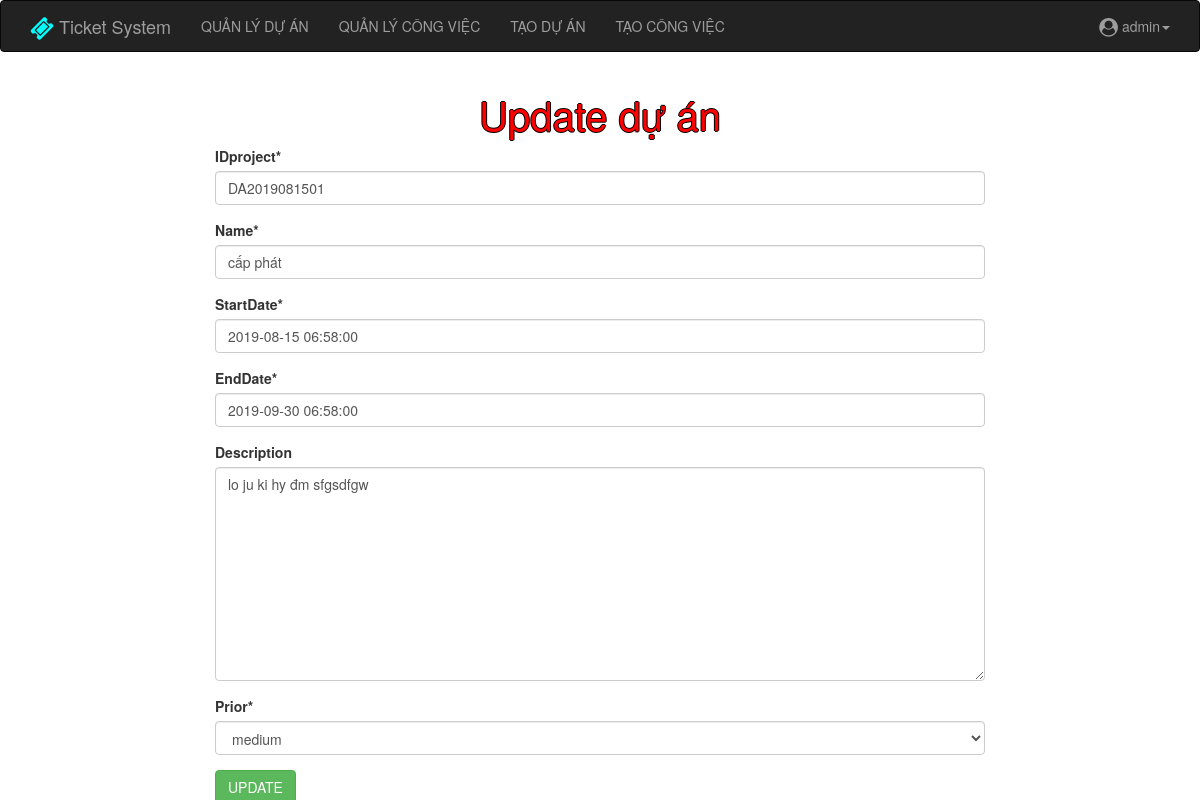
/edit_project/1/ (signed in), run on the app's committed database.
### project/models.py (models this page shows, shortened)
class Project(models.Model):
    IDproject = models.CharField(max_length=100, unique=True)
    name = models.CharField(max_length=200)
    startDate = models.DateTimeField(auto_now=False, auto_now_add=False)
    endDate = models.DateTimeField(auto_now=False, auto_now_add=False)
    createdby = models.ForeignKey(User, on_delete=models.CASCADE, related_name='createdby')
    description = models.TextField(blank=True)
    prior = models.CharField(max_length=50, choices=prior_choices, default='medium')
    participants = models.ForeignKey(Group,on_delete=models.CASCADE,
                                     related_name='participants',null=True, blank=True)

### project/views.py (the view)
# urls.py: path('edit_project/<int:pk>/', views.Project_UpdateView.as_view(), name='edit_pro'),
@method_decorator(login_required, name='dispatch')
class Project_UpdateView(UpdateView):
    model = Project
    fields = ['IDproject', 'name', 'startDate',
              'endDate', 'description', 'prior', ]
    template_name = 'edit_project.htm'
    success_url = reverse_lazy('project_list')
    def dispatch(self, request, *args, **kwargs):
        if not request.user.is_superuser:
            return render(request,'end.htm')
        return super().dispatch(request, *args, **kwargs)

### project/templates/edit_project.htm (shortened to what this page needs)
{% extends "base.htm" %}
{%  load crispy_forms_tags %}
{% block content %}
<div class="row">
    <h1>Update dự án</h1>
    <div class="col-sm-2"></div>
    <div class="col-sm-8">
        <form method="post">
            {{form|crispy}}
            <button type="submit" class="btn btn-success"> UPDATE</button>
        </form>
    </div>
    <div class="col-sm-2"></div>
</div>
{% endblock content %}

### project/templates/base.htm (shortened to what this page needs)
<!DOCTYPE html>
<html lang="en">
<head>
  <link rel="stylesheet" href="https://maxcdn.bootstrapcdn.com/font-awesome/4.7.0/css/font-awesome.min.css">
  <link rel="stylesheet" href="https://maxcdn.bootstrapcdn.com/font-awesome/4.7.0/css/font-awesome.min.css">
  <link rel="stylesheet" type="text/css"
    href="https://cdnjs.cloudflare.com/ajax/libs/bootstrap-datetimepicker/4.17.43/css/bootstrap-datetimepicker.min.css">
  <link rel="stylesheet" type="text/css"
    href="https://cdnjs.cloudflare.com/ajax/libs/bootstrap-datetimepicker/4.17.43/css/bootstrap-datetimepicker-standalone.css">
  <link rel="stylesheet" href="https://maxcdn.bootstrapcdn.com/bootstrap/3.3.5/css/bootstrap.min.css">
  <link rel="stylesheet" href="https://unpkg.com/multiple-select@1.3.1/dist/multiple-select.min.css">
  <link rel="stylesheet" href="//code.jquery.com/ui/1.12.1/themes/base/jquery-ui.css">
  <link rel="stylesheet" href="https://cdn.datatables.net/1.10.19/css/jquery.dataTables.min.css">
  <link rel="stylesheet" href="https://cdn.datatables.net/buttons/1.5.6/css/buttons.dataTables.min.css">
  <link rel="stylesheet" href="https://cdnjs.cloudflare.com/ajax/libs/ion-rangeslider/2.3.0/css/ion.rangeSlider.min.css">
  <link rel="stylesheet" href="https://cdnjs.cloudflare.com/ajax/libs/Chart.js/2.8.0/Chart.css"
 />
</head>
<body>
  <div class="head">
    <nav class="navbar navbar-inverse">
      <div class="container">
        <div class="navbar-header">
          <a class="navbar-brand" href="{% url 'home' %}"><span class="fa fa-ticket fa-lg" aria-hidden="true"></span> Ticket System</a>
        </div>
        <ul class="nav navbar-nav" id="menu">
          <li class="#"><a href="{% url 'project_list'%}">QUẢN LÝ DỰ ÁN</a></li>
          <li class="#"><a href="{% url 'task_list_admin' %}">QUẢN LÝ CÔNG VIỆC</a></li>
          <li><a href="{% url 'addproject'%}">TẠO DỰ ÁN</a></li>
          <li><a href="{% url 'add_task' %}">TẠO CÔNG VIỆC</a></li>
        </ul>
        {% if user.is_authenticated %}
        <ul class="nav navbar-nav navbar-right">
          <li class="dropdown"><a class="dropdown-toggle" data-toggle="dropdown" href="#"><span class="fa fa-user-circle fa-lg"></span>  {{user}}<span
                class="caret"></span></a>
              {% else %}
              <li><a href="{% url 'login'%}"><span class="glyphicon glyphicon-log-in"></span> Login</a></li>
              {% endif %}
          </li>
        </ul>
      </div>
    </nav>
  </div>
  <div class="container-fluid">
    <div>
      {% block content %}
      {% endblock %}
    </div>
  </div>
</body>
</html>

### project/templates/base.htm (style rules this page uses)
.nav { list-style-type: none; text-align: center; }
.fa-ticket { color: aqua; }

### project/templates/edit_project.htm (style rules this page uses)
h1 { text-align: center; color: red; font-size: 40px; text-shadow: -1px 0 black, 0 1px black, 1px 0 black, 0 -1px black; }

### data on the page
Project: IDproject "DA2019081501", name "cấp phát", startDate "2019-08-15 06:58:00", endDate "2019-09-30 06:58:00", description "lo ju ki hy đm sfgsdfgw", prior "medium"

### other printed values
{{ user }} "admin"
